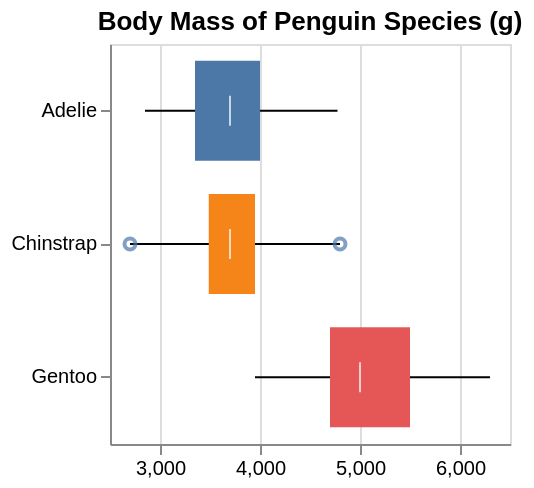

Here is the Vega-Lite specification saved for this chart:
### Vega specification from a JSON file in a GitHub repository (floating-point values rounded to 4 significant figures)
{"$schema": "https://vega.github.io/schema/vega/v5.json", "background": "white", "padding": 5, "width": 200, "height": 200, "title": {"text": "Body Mass of Penguin Species (g)", "frame": "group"}, "style": "cell", "data": [{"name": "source_0", "values": [{"Species": "Adelie", "lower": 2850, "q1": 3350, "median": 3700, "q3": 4000, "upper": 4775, "outliers": []}, {"Species": "Chinstrap", "lower": 2700, "q1": 3488.0, "median": 3700, "q3": 3950, "upper": 4800, "outliers": [2700, 4800]}, {"Species": "Gentoo", "lower": 3950, "q1": 4700, "median": 5000, "q3": 5500, "upper": 6300, "outliers": []}]}, {"name": "data_1", "source": "source_0", "transform": [{"type": "filter", "expr": "isValid(datum[\"lower\"]) && isFinite(+datum[\"lower\"])"}]}, {"name": "data_2", "source": "source_0", "transform": [{"type": "filter", "expr": "isValid(datum[\"q1\"]) && isFinite(+datum[\"q1\"])"}]}, {"name": "data_3", "source": "source_0", "transform": [{"type": "filter", "expr": "isValid(datum[\"median\"]) && isFinite(+datum[\"median\"])"}]}, {"name": "data_4", "source": "source_0", "transform": [{"type": "flatten", "fields": ["outliers"], "as": ["outliers"]}, {"type": "filter", "expr": "isValid(datum[\"outliers\"]) && isFinite(+datum[\"outliers\"])"}]}], "marks": [{"name": "layer_0_marks", "type": "rule", "style": ["rule"], "from": {"data": "data_1"}, "encode": {"update": {"stroke": {"value": "black"}, "description": {"signal": "\"lower: \" + (format(datum[\"lower\"], \"\")) + \"; Species: \" + (isValid(datum[\"Species\"]) ? datum[\"Species\"] : \"\"+datum[\"Species\"]) + \"; upper: \" + (format(datum[\"upper\"], \"\"))"}, "x": {"scale": "x", "field": "lower"}, "x2": {"scale": "x", "field": "upper"}, "y": {"scale": "y", "field": "Species", "band": 0.5}}}}, {"name": "layer_1_marks", "type": "rect", "style": ["bar"], "from": {"data": "data_2"}, "encode": {"update": {"fill": {"scale": "color", "field": "Species"}, "ariaRoleDescription": {"value": "bar"}, "description": {"signal": "\"q1: \" + (format(datum[\"q1\"], \"\")) + \"; Species: \" + (isValid(datum[\"Species\"]) ? datum[\"Species\"] : \"\"+datum[\"Species\"]) + \"; q3: \" + (format(datum[\"q3\"], \"\"))"}, "x": {"scale": "x", "field": "q1"}, "x2": {"scale": "x", "field": "q3"}, "y": {"scale": "y", "field": "Species"}, "height": {"signal": "max(0.25, bandwidth('y'))"}}}}, {"name": "layer_2_marks", "type": "rect", "style": ["tick"], "from": {"data": "data_3"}, "encode": {"update": {"opacity": {"value": 0.7}, "fill": {"value": "white"}, "ariaRoleDescription": {"value": "tick"}, "description": {"signal": "\"median: \" + (format(datum[\"median\"], \"\")) + \"; Species: \" + (isValid(datum[\"Species\"]) ? datum[\"Species\"] : \"\"+datum[\"Species\"])"}, "xc": {"scale": "x", "field": "median"}, "yc": {"scale": "y", "field": "Species", "band": 0.5}, "height": {"value": 15}, "width": {"value": 1}}}}, {"name": "layer_3_marks", "type": "symbol", "style": ["point", "boxplot-outliers"], "from": {"data": "data_4"}, "encode": {"update": {"opacity": {"value": 0.7}, "fill": {"value": "transparent"}, "stroke": {"value": "#4c78a8"}, "ariaRoleDescription": {"value": "point"}, "description": {"signal": "\"outliers: \" + (format(datum[\"outliers\"], \"\")) + \"; Species: \" + (isValid(datum[\"Species\"]) ? datum[\"Species\"] : \"\"+datum[\"Species\"])"}, "x": {"scale": "x", "field": "outliers"}, "y": {"scale": "y", "field": "Species", "band": 0.5}}}}], "scales": [{"name": "x", "type": "linear", "domain": {"fields": [{"data": "data_1", "field": "lower"}, {"data": "data_1", "field": "upper"}, {"data": "data_2", "field": "q1"}, {"data": "data_2", "field": "q3"}, {"data": "data_3", "field": "median"}, {"data": "data_4", "field": "outliers"}]}, "range": [0, {"signal": "width"}], "zero": false, "nice": true}, {"name": "y", "type": "band", "domain": {"fields": [{"data": "data_1", "field": "Species"}, {"data": "data_2", "field": "Species"}, {"data": "data_3", "field": "Species"}, {"data": "data_4", "field": "Species"}], "sort": true}, "range": [0, {"signal": "height"}], "paddingInner": 0.25, "paddingOuter": 0.125}, {"name": "color", "type": "ordinal", "domain": {"data": "data_2", "field": "Species", "sort": true}, "range": "category"}], "axes": [{"scale": "x", "orient": "bottom", "gridScale": "y", "grid": true, "tickCount": {"signal": "ceil(width/40)"}, "domain": false, "labels": false, "aria": false, "maxExtent": 0, "minExtent": 0, "ticks": false, "zindex": 0}, {"scale": "x", "orient": "bottom", "grid": false, "labelFlush": true, "labelOverlap": true, "tickCount": {"signal": "ceil(width/40)"}, "zindex": 0}, {"scale": "y", "orient": "left", "grid": false, "zindex": 0}]}
